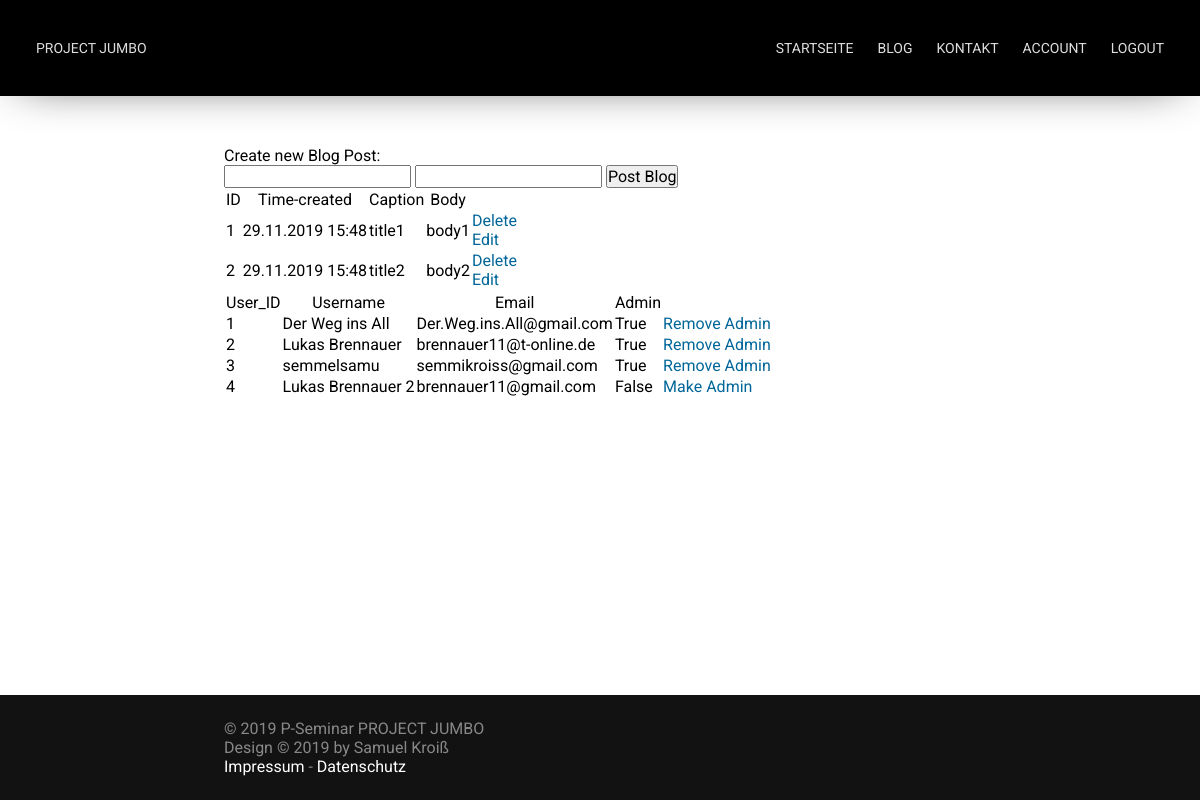
The app's page /admin (signed in), older data.
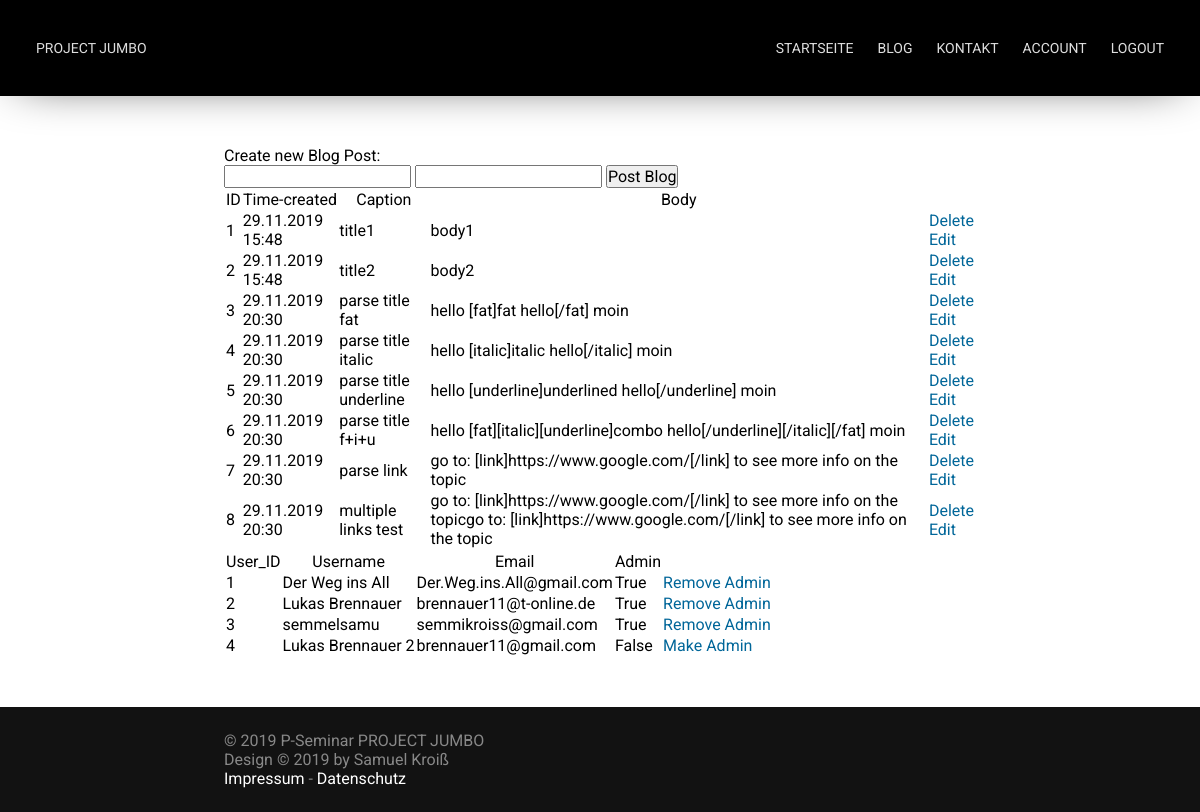
The same page, newer data.
### app/models.py (models this page shows, shortened)
class Blog_Post(db.Model):
    id = db.Column(db.Integer, primary_key=True)
    caption = db.Column(db.String, nullable=False)
    posted_by = db.Column(db.Integer, db.ForeignKey("user.id"))
    body = db.Column(db.String, nullable=False)
    time_created = db.Column(db.DateTime, default=datetime.now() )

class User(db.Model):
    id = db.Column(db.Integer, primary_key=True)
    username = db.Column(db.String(64), nullable=False, unique=True)
    password_hash = db.Column(db.String(120))
    email = db.Column(db.String, nullable=False, unique=True)
    admin_acc = db.Column(db.Boolean, default=False, nullable=False)
    is_active = True
    is_authenticated = True

### app/routes.py (the view)
@app.route("/admin", methods=['POST', 'GET'])
@login_required
def admin():
    if current_user.admin_acc == True:
        if request.method == 'POST':
            try:
                db.session.add(Blog_Post(caption=request.form['caption'], posted_by=current_user.id, body=request.form['body']))
                db.session.commit()
                return redirect(url_for('admin'))
            except Exception as e:
                return render_template("error.html", title="Error", error=e)
        else:
            posts = Blog_Post.query.order_by(Blog_Post.time_created).all()
            users = User.query.order_by(User.id).all()
            return render_template("admin.html", title="Admin", posts=posts, users=users)
    else:
        return render_template("error.html", title="Error", error="You're not allowed to use that page!")

### app/models.py (called while the page is built)
@login.user_loader
def load_user(id):
    return User.query.get(id)

### templates/admin.html (shortened to what this page needs)
{% extends 'base.html' %}
{% block content %}
    <p>Create new Blog Post:</p>
    <form action="/admin" method="POST">
        <input type="text" name="caption">
        <input type="text" name="body">
        <input type="submit" value="Post Blog">
    </form>
    {% if posts|length < 1 %}
        <p>There are no Blogposts available!</p>
    {% else %}
        <table>
            <tr>
                <th>ID</th>
                <th>Time-created</th>
                <th>Caption</th>
                <th>Body</th>
            </tr>
            {% for post in posts %}
                <tr>
                    <td>{{ post.id }}</td>
                    <td>{{ post.time_created.__format__("%d.%m.%Y %H:%M") }}</tds>
                    <td>{{ post.caption }}</td>
                    <td>{{ post.body }}</td>
                    <td>
                        <a href="{{ url_for( 'delete', id=post.id ) }}">Delete</a>
                        <br>
                        <a href="{{ url_for( 'edit', id=post.id ) }}">Edit</a>
                    </td>
                </tr>
            {% endfor %}
        </table>
    {% endif %}
    {% if users|length < 1 %}
        <p>There are no Users available!</p>
    {% else %}
        <table>
            <tr>
                <th>User_ID</th>
                <th>Username</th>
                <th>Email</th>
                <th>Admin</th>
            </tr>
            {% for user in users %}
                <tr>
                    <td>{{ user.id }}</td>
                    <td>{{ user.username }}</tds>
                    <td>{{ user.email }}</td>
                    <td>{{ user.admin_acc }}</td>
                    <td>
                        <a href="{{ url_for( 'manage_admin', id=user.id ) }}">
                            {% if user.admin_acc==true %}
                                Remove Admin
                            {% else %}
                                Make Admin
                            {% endif %}
                        </a>
                    </td>
                </tr>
            {% endfor %}
        </table>
    {% endif %}
{% endblock %}

### templates/base.html (shortened to what this page needs)
<!DOCTYPE html>
<html>
	<head>
		<link href="{{ url_for('static', filename='css/main.css') }}" rel="stylesheet">
		<link href="{{ url_for('static', filename='css/nav.css') }}" rel="stylesheet">
	</head>
	<body>
		<div id="container">
			<nav id="nav" bg>
				<a href="{{ url_for('index') }}">Project Jumbo</a>
				<ul>
					<li><a href="{{ url_for('index') }}">Startseite</a></li>
					<li><a href="{{ url_for('blog') }}">Blog</a></li>
					<li><a href="#">Kontakt</a></li>
					{% if current_user.is_authenticated %}
					<li><a href="{{ url_for('user_page') }}">Account</a></li>
					<li><a href="{{ url_for('logout') }}">Logout</a></li>
					{% else %}
					<li><a href="{{ url_for('login') }}">Login</a></li>
					{% endif %}
				</ul>
			</nav>
			<div class="spacer nav"></div>
			<section id="content">
				{% block content %}  {% endblock %}
			</section>
			<div class="spacer footer"></div>
			<footer id="footer">
				<p>&copy; 2019 P-Seminar PROJECT JUMBO<br />Design &copy; 2019 by Samuel Kroiß<br /><a href="#">Impressum</a> - <a href="#">Datenschutz</a></p>
			</footer>
		</div>
	</body>
</html>

### static/css/main.css (style rules this page uses)
* { margin: 0; padding: 0; font-family: 'Roboto', sans-serif; font-size: 16px; font-weight: 400; text-decoration: none; scroll-behavior: smooth; }
body { width: 100%; height: 100%; overflow-x: hidden; overflow-y: scroll; }
.spacer { width: 100vw; }
.spacer.nav { height: 96px; }
.spacer.footer { height: 105px; }
#content a, b { display: inline; padding: 0; }
#content * a { color: #006699; }
#container { display: block; width: 100%; min-height: 100vh; position: relative; }
#content { max-width: 800px; margin: 0 auto; padding: 50px 24px; box-sizing: border-box; }
#footer { width: 100%; background: #121212; position: absolute; right: 0; bottom: 0; left: 0; }
#footer p { max-width: 800px; margin: 0 auto; padding: 24px; color: #888888; box-sizing: border-box; }
#footer a { text-decoration: none; color: #FFFFFF; }

### static/css/nav.css (style rules this page uses)
:root { --link-color: #DEDEDE; }
#nav { width: 100%; height: 96px; box-sizing: border-box; position: fixed; z-index: 10; overflow: hidden; transition: background 500ms, box-shadow 500ms, height 300ms; }
#nav[bg] { background: #000000; box-shadow: 0px 0px 50px -20px rgba(0,0,0,1); }
#nav ul { float: right; display: flex; }
#nav ul li { list-style-type: none; }
#nav a { color: var(--link-color); text-transform: uppercase; font-size: 14px; line-height: 48px; float: left; padding: 0 12px; display: block; transition: color 100ms; }
#nav a { font-family: 'Alata', sans-serif; }
#nav ul li a { font-family: 'Roboto', sans-serif; }
@media only screen and (min-width: 900px) { #nav { padding: 24px; } }

Row changes from the older to the newer data that the page shows:
added Blog_Post: id "3", time_created.__format__ "29.11.2019 20:30", caption "parse title fat", body "hello [fat]fat hello[/fat] moin"
added Blog_Post: id "4", time_created.__format__ "29.11.2019 20:30", caption "parse title italic", body "hello [italic]italic hello[/italic] moin"
added Blog_Post: id "5", time_created.__format__ "29.11.2019 20:30", caption "parse title underline", body "hello [underline]underlined hello[/underline] moin"
added Blog_Post: id "6", time_created.__format__ "29.11.2019 20:30", caption "parse title f+i+u", body "hello [fat][italic][underline]combo hello[/underline][/italic][/fat] moin"
added Blog_Post: id "7", time_created.__format__ "29.11.2019 20:30", caption "parse link", body "go to: [link]https://www.google.com/[/link] to see more info on the topic"
added Blog_Post: id "8", time_created.__format__ "29.11.2019 20:30", caption "multiple links test", body "go to: [link]https://www.google.com/[/link] to see more info on the topicgo to: [link]https://www.google.com/[/link] to see more info on the topic"
